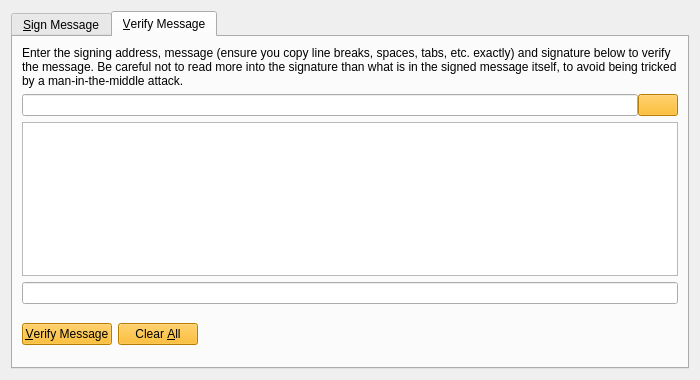
<?xml version="1.0" encoding="UTF-8"?>
<ui version="4.0">
 <class>SignVerifyMessageDialog</class>
 <widget class="QDialog" name="SignVerifyMessageDialog">
  <property name="geometry">
   <rect>
    <x>0</x>
    <y>0</y>
    <width>700</width>
    <height>380</height>
   </rect>
  </property>
  <property name="windowTitle">
   <string>Signatures - Sign / Verify a Message</string>
  </property>
  <property name="modal">
   <bool>true</bool>
  </property>
  <layout class="QVBoxLayout" name="verticalLayout">
   <item>
    <widget class="QTabWidget" name="tabWidget">
     <property name="currentIndex">
      <number>1</number>
     </property>
     <widget class="QWidget" name="tabSignMessage">
      <attribute name="title">
       <string>&amp;Sign Message</string>
      </attribute>
      <layout class="QVBoxLayout" name="verticalLayout_SM">
       <item>
        <widget class="QLabel" name="infoLabel_SM">
         <property name="text">
          <string>You can sign messages with your addresses to prove you own them. Be careful not to sign anything vague, as phishing attacks may try to trick you into signing your identity over to them. Only sign fully-detailed statements you agree to.</string>
         </property>
         <property name="textFormat">
          <enum>Qt::PlainText</enum>
         </property>
         <property name="wordWrap">
          <bool>true</bool>
         </property>
        </widget>
       </item>
       <item>
        <layout class="QHBoxLayout" name="horizontalLayout_1_SM">
         <property name="spacing">
          <number>0</number>
         </property>
         <item>
          <widget class="QValidatedLineEdit" name="addressIn_SM">
           <property name="toolTip">
            <string>The address to sign the message with (e.g. B8gZqgY4r2RoEdqYk3QsAqFckyf9pRHN6i)</string>
           </property>
           <property name="maxLength">
            <number>34</number>
           </property>
          </widget>
         </item>
         <item>
          <widget class="QPushButton" name="addressBookButton_SM">
           <property name="toolTip">
            <string>Choose an address from the address book</string>
           </property>
           <property name="text">
            <string/>
           </property>
           <property name="icon">
            <iconset resource="../skullcash.qrc">
             <normaloff>:/icons/address-book</normaloff>:/icons/address-book</iconset>
           </property>
           <property name="shortcut">
            <string>Alt+A</string>
           </property>
           <property name="autoDefault">
            <bool>false</bool>
           </property>
          </widget>
         </item>
         <item>
          <widget class="QPushButton" name="pasteButton_SM">
           <property name="toolTip">
            <string>Paste address from clipboard</string>
           </property>
           <property name="text">
            <string/>
           </property>
           <property name="icon">
            <iconset resource="../skullcash.qrc">
             <normaloff>:/icons/editpaste</normaloff>:/icons/editpaste</iconset>
           </property>
           <property name="shortcut">
            <string>Alt+P</string>
           </property>
           <property name="autoDefault">
            <bool>false</bool>
           </property>
          </widget>
         </item>
        </layout>
       </item>
       <item>
        <widget class="QPlainTextEdit" name="messageIn_SM">
         <property name="toolTip">
          <string>Enter the message you want to sign here</string>
         </property>
        </widget>
       </item>
       <item>
        <layout class="QHBoxLayout" name="horizontalLayout_2_SM">
         <property name="spacing">
          <number>0</number>
         </property>
         <item>
          <widget class="QLineEdit" name="signatureOut_SM">
           <property name="font">
            <font>
             <italic>true</italic>
            </font>
           </property>
           <property name="readOnly">
            <bool>true</bool>
           </property>
          </widget>
         </item>
         <item>
          <widget class="QPushButton" name="copySignatureButton_SM">
           <property name="toolTip">
            <string>Copy the current signature to the system clipboard</string>
           </property>
           <property name="text">
            <string/>
           </property>
           <property name="icon">
            <iconset resource="../skullcash.qrc">
             <normaloff>:/icons/editcopy</normaloff>:/icons/editcopy</iconset>
           </property>
           <property name="autoDefault">
            <bool>false</bool>
           </property>
          </widget>
         </item>
        </layout>
       </item>
       <item>
        <layout class="QHBoxLayout" name="horizontalLayout_3_SM">
         <item>
          <widget class="QPushButton" name="signMessageButton_SM">
           <property name="toolTip">
            <string>Sign the message to prove you own this SkullCash address</string>
           </property>
           <property name="text">
            <string>&amp;Sign Message</string>
           </property>
           <property name="icon">
            <iconset resource="../skullcash.qrc">
             <normaloff>:/icons/edit</normaloff>:/icons/edit</iconset>
           </property>
           <property name="autoDefault">
            <bool>false</bool>
           </property>
          </widget>
         </item>
         <item>
          <widget class="QPushButton" name="clearButton_SM">
           <property name="toolTip">
            <string>Reset all sign message fields</string>
           </property>
           <property name="text">
            <string>Clear &amp;All</string>
           </property>
           <property name="icon">
            <iconset resource="../skullcash.qrc">
             <normaloff>:/icons/remove</normaloff>:/icons/remove</iconset>
           </property>
           <property name="autoDefault">
            <bool>false</bool>
           </property>
          </widget>
         </item>
         <item>
          <spacer name="horizontalSpacer_1_SM">
           <property name="orientation">
            <enum>Qt::Horizontal</enum>
           </property>
           <property name="sizeHint" stdset="0">
            <size>
             <width>40</width>
             <height>48</height>
            </size>
           </property>
          </spacer>
         </item>
         <item>
          <widget class="QLabel" name="statusLabel_SM">
           <property name="font">
            <font>
             <weight>75</weight>
             <bold>true</bold>
            </font>
           </property>
           <property name="text">
            <string/>
           </property>
           <property name="wordWrap">
            <bool>true</bool>
           </property>
          </widget>
         </item>
         <item>
          <spacer name="horizontalSpacer_2_SM">
           <property name="orientation">
            <enum>Qt::Horizontal</enum>
           </property>
           <property name="sizeHint" stdset="0">
            <size>
             <width>40</width>
             <height>48</height>
            </size>
           </property>
          </spacer>
         </item>
        </layout>
       </item>
      </layout>
     </widget>
     <widget class="QWidget" name="tabVerifyMessage">
      <attribute name="title">
       <string>&amp;Verify Message</string>
      </attribute>
      <layout class="QVBoxLayout" name="verticalLayout_VM">
       <item>
        <widget class="QLabel" name="infoLabel_VM">
         <property name="text">
          <string>Enter the signing address, message (ensure you copy line breaks, spaces, tabs, etc. exactly) and signature below to verify the message. Be careful not to read more into the signature than what is in the signed message itself, to avoid being tricked by a man-in-the-middle attack.</string>
         </property>
         <property name="textFormat">
          <enum>Qt::PlainText</enum>
         </property>
         <property name="alignment">
          <set>Qt::AlignLeading|Qt::AlignLeft|Qt::AlignTop</set>
         </property>
         <property name="wordWrap">
          <bool>true</bool>
         </property>
        </widget>
       </item>
       <item>
        <layout class="QHBoxLayout" name="horizontalLayout_1_VM">
         <property name="spacing">
          <number>0</number>
         </property>
         <item>
          <widget class="QValidatedLineEdit" name="addressIn_VM">
           <property name="toolTip">
            <string>The address the message was signed with (e.g. B8gZqgY4r2RoEdqYk3QsAqFckyf9pRHN6i)</string>
           </property>
           <property name="maxLength">
            <number>34</number>
           </property>
          </widget>
         </item>
         <item>
          <widget class="QPushButton" name="addressBookButton_VM">
           <property name="toolTip">
            <string>Choose an address from the address book</string>
           </property>
           <property name="styleSheet">
            <string notr="true">background-color: rgb(255, 175, 0);</string>
           </property>
           <property name="text">
            <string/>
           </property>
           <property name="icon">
            <iconset resource="../skullcash.qrc">
             <normaloff>:/icons/address-book</normaloff>:/icons/address-book</iconset>
           </property>
           <property name="shortcut">
            <string>Alt+A</string>
           </property>
           <property name="autoDefault">
            <bool>false</bool>
           </property>
          </widget>
         </item>
        </layout>
       </item>
       <item>
        <widget class="QPlainTextEdit" name="messageIn_VM"/>
       </item>
       <item>
        <widget class="QValidatedLineEdit" name="signatureIn_VM"/>
       </item>
       <item>
        <layout class="QHBoxLayout" name="horizontalLayout_2_VM">
         <item>
          <widget class="QPushButton" name="verifyMessageButton_VM">
           <property name="toolTip">
            <string>Verify the message to ensure it was signed with the specified SkullCash address</string>
           </property>
           <property name="styleSheet">
            <string notr="true">background-color: rgb(255, 175, 0);</string>
           </property>
           <property name="text">
            <string>&amp;Verify Message</string>
           </property>
           <property name="icon">
            <iconset resource="../skullcash.qrc">
             <normaloff>:/icons/transaction_0</normaloff>:/icons/transaction_0</iconset>
           </property>
           <property name="autoDefault">
            <bool>false</bool>
           </property>
          </widget>
         </item>
         <item>
          <widget class="QPushButton" name="clearButton_VM">
           <property name="toolTip">
            <string>Reset all verify message fields</string>
           </property>
           <property name="styleSheet">
            <string notr="true">background-color: rgb(255, 175, 0);</string>
           </property>
           <property name="text">
            <string>Clear &amp;All</string>
           </property>
           <property name="icon">
            <iconset resource="../skullcash.qrc">
             <normaloff>:/icons/remove</normaloff>:/icons/remove</iconset>
           </property>
           <property name="autoDefault">
            <bool>false</bool>
           </property>
          </widget>
         </item>
         <item>
          <spacer name="horizontalSpacer_1_VM">
           <property name="orientation">
            <enum>Qt::Horizontal</enum>
           </property>
           <property name="sizeHint" stdset="0">
            <size>
             <width>40</width>
             <height>48</height>
            </size>
           </property>
          </spacer>
         </item>
         <item>
          <widget class="QLabel" name="statusLabel_VM">
           <property name="font">
            <font>
             <weight>75</weight>
             <bold>true</bold>
            </font>
           </property>
           <property name="text">
            <string/>
           </property>
           <property name="wordWrap">
            <bool>true</bool>
           </property>
          </widget>
         </item>
         <item>
          <spacer name="horizontalSpacer_2_VM">
           <property name="orientation">
            <enum>Qt::Horizontal</enum>
           </property>
           <property name="sizeHint" stdset="0">
            <size>
             <width>40</width>
             <height>48</height>
            </size>
           </property>
          </spacer>
         </item>
        </layout>
       </item>
      </layout>
     </widget>
    </widget>
   </item>
  </layout>
 </widget>
 <customwidgets>
  <customwidget>
   <class>QValidatedLineEdit</class>
   <extends>QLineEdit</extends>
   <header>qvalidatedlineedit.h</header>
  </customwidget>
 </customwidgets>
 <resources>
  <include location="../skullcash.qrc"/>
 </resources>
 <connections/>
</ui>
